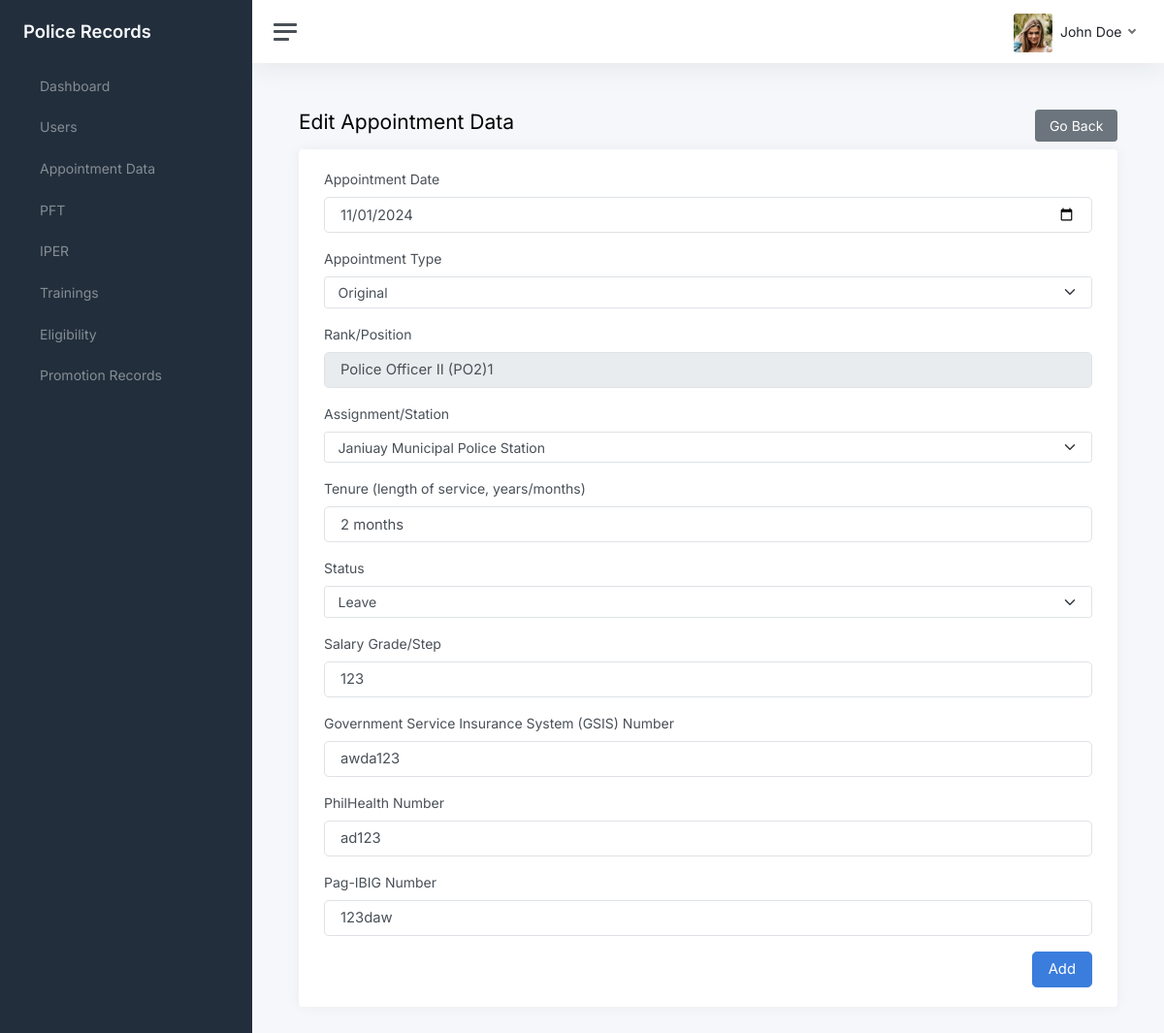
/police-records/views/edit/appointment?id=3&aid=1 (signed in), run on the app's committed database.
### tables this page shows
CREATE TABLE `users` (
  `id` int(11) NOT NULL,
  `id_number` varchar(55) NOT NULL,
  `rank_position` text DEFAULT NULL,
  `first_name` varchar(255) NOT NULL,
  `middle_name` varchar(255) DEFAULT NULL,
  `last_name` varchar(255) NOT NULL,
  `address` varchar(255) DEFAULT NULL,
  `email` varchar(255) NOT NULL,
  `password` text DEFAULT NULL,
  `role` varchar(55) DEFAULT NULL,
  `avatar` varchar(255) DEFAULT NULL,
  `date_created` timestamp NOT NULL DEFAULT current_timestamp()
);

CREATE TABLE `appointment` (
  `id` int(11) NOT NULL,
  `user_id` int(11) DEFAULT NULL,
  `appointment_type` varchar(32) NOT NULL,
  `assignment_station` varchar(55) NOT NULL,
  `tenure` varchar(32) NOT NULL,
  `status` varchar(32) NOT NULL,
  `salary` varchar(32) NOT NULL,
  `gsis` varchar(55) NOT NULL,
  `phil_health` varchar(55) NOT NULL,
  `pag_ibig` varchar(55) NOT NULL,
  `appointment_date` date NOT NULL
);

### backend/nodes.php (called while the page is built, shortened)
<?php
require(__DIR__ . "/conn.php");
require(__DIR__ . "/Helpers.php");
$helpers = new Helpers($conn, $_SESSION);

### backend/Helpers.php (called while the page is built, shortened)
<?php
class Helpers
{
  private $conn;
  private $session;
  public function __construct($conn, $session)
  {
    $this->conn = $conn;
    $this->session = $session;
  }
  public function select_all_individual($table, $params)
  {
    $query = $this->conn->query("SELECT * FROM $table WHERE $params");
    return $query->num_rows > 0 ? $query->fetch_object() : null;
  }
  public function is_selected($value, $to_check)
  {
    if ($value && $to_check) {
      if ($value == $to_check) {
        return "selected";
      } else {
        return "";
      }
    }
    return "";
  }
  public function get_current_user()
  {
    $id = $this->session["id"];
    $query = $this->conn->query("SELECT * FROM users WHERE id='$id'");
    return $query->num_rows > 0 ? $query->fetch_object() : null;
  }
  public function get_user_by_id($user_id)
  {
    $query = $this->conn->query("SELECT * FROM users WHERE id='$user_id'");
    return $query->num_rows > 0 ? $query->fetch_object() : null;
  }
  public function get_full_name($user_id, $format = "")
  {
    $user = $this->get_user_by_id($user_id);
    $fullName = "";
    if (!isset($user->mname)) {
      $fullName = ucwords("$user->first_name $user->last_name");
    }
    return $fullName;
  }
  public function get_avatar_link($user_id)
  {
    $user = $this->get_user_by_id($user_id);
    if ($user->avatar) {
      return SERVER_NAME . "/uploads/avatars/$user->avatar";
    }
    return SERVER_NAME . "/custom-assets/images/default.png";
  }
}

### views/edit/appointment.php (the view, shortened to what this page needs)
<?php
require("../../backend/nodes.php");
$title = "Edit Appointment Data";
?>
<!DOCTYPE html>
<html lang="en">
<head>
  <?php require("../../views/components/head.php"); ?>
</head>
<body>
  <div class="wrapper">
    <?php require("../components/side-bar.php") ?>
    <div class="main">
      <?php require("../components/nav-bar.php") ?>
      <main class="content">
        <div class="container p-0">
          <div class="mb-3">
            <h1 class="h3 d-inline align-middle"><?= $title ?></h1>
            <button type="button" class="btn btn-secondary float-end" onclick="window.history.back()">
              Go Back
            </button>
          </div>
          <div class="card">
            <?php
            $userData = $helpers->select_all_individual("users", "id=$_GET[id]");
            $rank_position = $userData->rank_position;
            $appointmentData = $helpers->select_all_individual("appointment", "id=$_GET[aid]");
            ?>
            <div class="card-body">
              <div class="container">
                <form id="form-edit-appointment-data" method="POST">
                  <div class="mb-3">
                    <label class="form-label">Appointment Date</label>
                    <input class="form-control form-control-lg" type="date" name="appointment_date" value="<?= $appointmentData->appointment_date ?>" required />
                  </div>
                  <div class="mb-3">
                    <label class="form-label">Appointment Type</label>
                    <select class="form-select mb-3" name="appointment_type" required>
                      <?php
                      $appointmentTypes = array(
                        "Original",
                        "Promotion",
                        "Transfer",
                        "Reassignment"
                      );
                      foreach ($appointmentTypes as $appointmentType) :
                      ?>
                        <option value="<?= $appointmentType ?>" <?= $helpers->is_selected($appointmentType, $appointmentData->appointment_type) ?>>
                          <?= $appointmentType ?>
                        </option>
                      <?php endforeach ?>
                    </select>
                  </div>
                  <div class="mb-3">
                    <label class="form-label">Rank/Position</label>
                    <input class="form-control form-control-lg" type="text" value="<?= $rank_position ?>" readonly />
                  </div>
                  <div class="mb-3">
                    <label class="form-label">Assignment/Station</label>
                    <select class="form-select mb-3" name="assignment_station" required>
                      <?php
                      $assignments = array(
                        "Janiuay Municipal Police Station",
                        "Specific Unit/Section",
                      );
                      $assign = $appointmentData->assignment_station;
                      foreach ($assignments as $assignment) :
                      ?>
                        <option value="<?= $assignment ?>" <?= $helpers->is_selected($assignment, $assign) ?>>
                          <?= $assignment ?>
                        </option>
                      <?php endforeach ?>
                    </select>
                  </div>
                  <div class="mb-3">
                    <label class="form-label">Tenure (length of service, years/months)</label>
                    <input class="form-control form-control-lg" type="text" name="tenure" value="<?= $appointmentData->tenure ?>" required />
                  </div>
                  <div class="mb-3">
                    <label class="form-label">Status</label>
                    <select class="form-select mb-3" name="status" required>
                      <?php
                      $statuses = array(
                        "Active",
                        "Leave",
                        "Resigned",
                        "Retired"
                      );
                      foreach ($statuses as $status) :
                      ?>
                        <option value="<?= $status ?>" <?= $helpers->is_selected($status, $appointmentData->status) ?>>
                          <?= $status ?>
                        </option>
                      <?php endforeach ?>
                    </select>
                  </div>
                  <div class="mb-3">
                    <label class="form-label">Salary Grade/Step</label>
                    <input class="form-control form-control-lg" type="text" name="salary" value="<?= $appointmentData->salary ?>" required />
                  </div>
                  <div class="mb-3">
                    <label class="form-label">Government Service Insurance System (GSIS) Number</label>
                    <input class="form-control form-control-lg" type="text" name="gsis" value="<?= $appointmentData->gsis ?>" required />
                  </div>
                  <div class="mb-3">
                    <label class="form-label">PhilHealth Number</label>
                    <input class="form-control form-control-lg" type="text" name="phil_health" value="<?= $appointmentData->phil_health ?>" required />
                  </div>
                  <div class="mb-3">
                    <label class="form-label">Pag-IBIG Number</label>
                    <input class="form-control form-control-lg" type="text" name="pag_ibig" value="<?= $appointmentData->pag_ibig ?>" required />
                  </div>
                  <div class="text-end mt-3">
                    <button type="submit" class="btn btn-lg btn-primary">
                      Add
                    </button>
                  </div>
                </form>
              </div>
            </div>
          </div>
        </div>
      </main>
    </div>
  </div>
</body>
</html>

### views/components/nav-bar.php (shortened to what this page needs)
<nav class="navbar navbar-expand navbar-light navbar-bg">
  <a class="sidebar-toggle js-sidebar-toggle">
    <i class="hamburger align-self-center"></i>
  </a>
  <div class="navbar-collapse collapse">
    <ul class="navbar-nav navbar-align">
      <li class="nav-item dropdown">
        <a class="nav-link dropdown-toggle d-none d-sm-inline-block" href="#" data-bs-toggle="dropdown">
          <img src="<?= $helpers->get_avatar_link($USER->id) ?>" class=" avatar img-fluid rounded me-1" />
          <span class="text-dark">
            <?= $helpers->get_full_name($USER->id) ?>
          </span>
        </a>
      </li>
    </ul>
  </div>
</nav>

### custom-assets/css/custom.css (style rules this page uses)
body { padding: 0 !important; }
img { object-fit: cover; }

### data on the page
users: id+avatar (picture), $helpers->get_full_name($USER->id) "John Doe"
appointment: appointment_date "11/01/2024", tenure "2 months", salary "123", gsis "awda123", phil_health "ad123", pag_ibig "123daw"
users: rank_position "Police Officer II (PO2)1"

### other printed values
$menu->title "Dashboard"
$menu->title "Users"
$menu->title "Appointment Data"
$menu->title "PFT"
$menu->title "IPER"
$menu->title "Trainings"
$menu->title "Eligibility"
$menu->title "Promotion Records"
$title "Edit Appointment Data"
form field appointment_type "Original"
form field assignment_station "Janiuay Municipal Police Station"
form field status "Leave"
